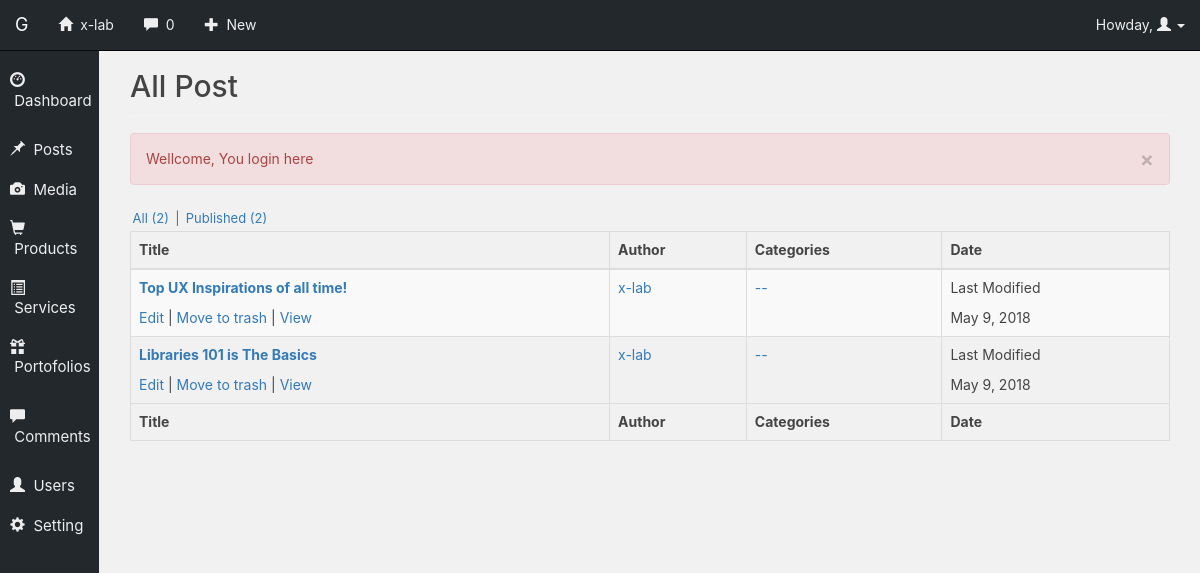
The page /admin/post.php (signed in) on the database its author committed.
### tables this page shows
CREATE TABLE `tb_posts` (
  `ID` int(20) unsigned NOT NULL AUTO_INCREMENT,
  `post_author` int(20) unsigned NOT NULL DEFAULT '0',
  `post_date` timestamp NOT NULL DEFAULT CURRENT_TIMESTAMP ON UPDATE CURRENT_TIMESTAMP,
  `post_title` text NOT NULL,
  `post_content` longtext NOT NULL,
  `post_status` varchar(20) NOT NULL DEFAULT 'publish',
  `title_slug` varchar(200) NOT NULL,
  `post_modified` timestamp NOT NULL DEFAULT '0000-00-00 00:00:00',
  `post_type` varchar(20) NOT NULL DEFAULT 'post',
  `comment_status` varchar(20) NOT NULL,
  `comment_count` int(20) NOT NULL,
  PRIMARY KEY (`ID`)
);

### admin/functions/blog.php (called while the page is built, shortened)
<?php
function view_post($post_type){
	global $link;
	$query = "SELECT * FROM tb_posts WHERE post_type='$post_type' AND post_status <> 'trash' ORDER BY ID DESC";
	$result = mysqli_query($link, $query) or die('Gagal Menampilkan Post');
	return $result;
}
function countPost($status,$post_type){
	global $link;
	$query = "SELECT * FROM tb_posts WHERE post_status='$status' AND post_type='$post_type'";
	if($result = mysqli_query($link, $query)){
		if(mysqli_num_rows($result) != 0) return mysqli_num_rows($result);
			else return 0;
	}
}
?>

### admin/core/init.php (called while the page is built, shortened)
<?php
require_once "functions/db.php";
require_once "functions/blog.php";
$base_url              = ((isset($_SERVER['HTTPS']) && $_SERVER['HTTPS'] == "on") ? "https" : "http");
$base_url              = $base_url.'://'.$_SERVER['HTTP_HOST'].'/';
?>

### admin/post.php (the view, shortened to what this page needs)
<?php
	require_once "core/init.php";
	require_once "views/header.php";
	require_once "views/navbar.php";
	require_once "views/sidebar.php";
  if(isset($_GET['post_status'])){
    if(isset($_GET['post_type'])){
      $posts = view_post_by($_GET['post_status'],$_GET['post_type']);
    }else{
      $posts = view_post_by($_GET['post_status'],'post');
    }
  }else{
    if(isset($_GET['post_type'])){
      $posts = view_post($_GET['post_type']);
    }else{
      $posts = view_post('post');
    }
  }
  if(isset($_GET['post_type'])){
    $post_type = $_GET['post_type'];
  }else{
    $post_type = 'post';
  }
?>
    <div class="col-sm-10 col-sm-offset-2 col-md-11 col-md-offset-1 main">
        <?php if(isset($_GET['post_status'])){ ?>
          <h2 class="page-header"><?= ucfirst($_GET['post_status']).' '.ucfirst($post_type) ?></h2>
        <?php }else{ ?>
          <h2 class="page-header">All <?= ucfirst($post_type) ?></h2>
        <?php } ?>
        <?php if(isset($_SESSION['message'])) : ?>
        <div class="alert alert-danger">
          <button type="button" class="close" data-dismiss="alert"  aria-label="Close">
                <span aria-hidden="true">&times;</span>
          </button>
            <?=$_SESSION['message']; ?>
        </div>
        <?php endif; ?>
        <ul class="nav-post">
          <li class="all">
            <a href="post.php<?php if(isset($_GET['post_type'])){ echo '?post_type='.$_GET['post_type'];} ?>" class="current">
              All <span class="count">(<?= countPost('publish',$post_type) + countPost('draft',$post_type) ?>)</span>
            </a>
          </li>
          <?php if(countPost('publish',$post_type) != 0){ ?>
          <li class="publish">|
            <a href="post.php?post_status=publish<?php if(isset($_GET['post_type'])){ echo '&post_type='.$_GET['post_type'];} ?>">
              Published <span class="count">(<?= countPost('publish',$post_type) ?>)</span>
            </a>
          </li>
          <?php } ?>
        </ul>
        <div class="table-responsive">
            <table class="table table-striped table-bordered">
              <thead>
                <tr>
                  <th>Title</th>
                  <th>Author</th>
                  <th>Categories</th>
                  <th>Date</th>
                </tr>
              </thead>
              <tbody>
                <?php while($rows = mysqli_fetch_assoc($posts)): ?>
                <?php
                    $id = $rows['ID'];
                    $author = $rows['post_author'];
                    $judul  = $rows['post_title'];
                    $slug   = $rows['title_slug'];
                    $status   = $rows['post_status'];
                    $date   = $rows['post_modified'];
                    $date   = date_create($date);
                    $date   = date_format($date, 'F j, Y');
                ?>
                <tr>
                  <td>
                  <?php if($status == 'draft'){ ?>
                    <p><a href="<?= $base_url; ?>admin/post_edit.php?id=<?= $id; ?>&action=edit"><strong><?= $judul ?></strong></a> — <strong>Draft</strong></p>
                  <?php }else{ ?>
                    <p><a href="<?= $base_url; ?>admin/post_edit.php?id=<?= $id; ?>&action=edit"><strong><?= $judul ?></strong></a></p>
                  <?php } ?>
                    <?php if($status == 'draft'){ ?>
                    <a href="<?= $base_url; ?>admin/post_edit.php?id=<?= $id; ?>&action=edit">Edit</a> | <a href="<?= $base_url; ?>admin/post_edit.php?id=<?= $id; ?>&action=trash">Move to trash</a> | <a target="_blank" href="#">Preview</a>
                    <?php }elseif($status == 'trash'){ ?>
                    <a href="<?= $base_url; ?>admin/post_edit.php?id=<?= $id; ?>&action=untrash">Restore</a> | <a href="<?= $base_url; ?>admin/post_edit.php?id=<?= $id; ?>&action=delete">Delete Permanenly</a>
                    <?php }elseif($status == 'publish'){ ?>
                    <a href="<?= $base_url; ?>admin/post_edit.php?id=<?= $id; ?>&action=edit">Edit</a> | <a href="<?= $base_url; ?>admin/post_edit.php?id=<?= $id; ?>&action=trash">Move to trash</a> | <a target="_blank" href="<?= $base_url; ?>blog/<?= $slug; ?>">View</a>
                    <?php } ?>
                  </td>
                  <td><a href="<?= $base_url; ?>admin/post_edit.php?id=<?= $id; ?>&author=<?= $author ?>">x-lab</a></td>
                  <td><a href="#">--</a></td>
                  <td><p>Last Modified</p><?= $date ?></td>
                </tr>
                <?php endwhile; ?>
              </tbody>
              <tfoot>
                <th>Title</th>
                  <th>Author</th>
                  <th>Categories</th>
                  <th>Date</th>
              </tfoot>
            </table>
        </div>
    </div>
<?php
	require_once "views/footer.php";
?>

### admin/assets/css/admin-lab.css (style rules this page uses)
body { min-width: 0; color: #444; font-family: -apple-system, BlinkMacSystemFont, "Segoe UI", Roboto, Helvetica, Arial, sans-serif, "Apple Color Emoji", "Segoe UI Emoji", "Segoe UI Symbol"; font-size: 14px; line-height: 1.4em; padding-top: 0px; }
.main { padding: 70px 0px 0px 0px; }
@media (min-width: 768px) { .main { padding-right: 30px; padding-left: 30px; } }
.main .page-header { margin-top: 0; }
.admin-page { background-color: #f1f1f1; }
.nav-post { list-style: none; margin: 8px 0 0; padding: 0; font-size: 13px; color: #666; }
.nav-post li { display: inline-block; margin: 0; padding: 0; white-space: nowrap; }
.nav-post a { line-height: 2; padding: .2em; text-decoration: none; }

### rows shown on the page
tb_posts: post_title "Top UX Inspirations of all time!", post_modified "May 9, 2018"
tb_posts: post_title "Libraries 101 is The Basics", post_modified "May 9, 2018"

### other values the page prints
$post_type "Post"
$_SESSION['message'] "Wellcome, You login here"
countPost('publish',$post_type) + countPost('draft',$post_type) "2"
countPost('publish',$post_type) "2"
